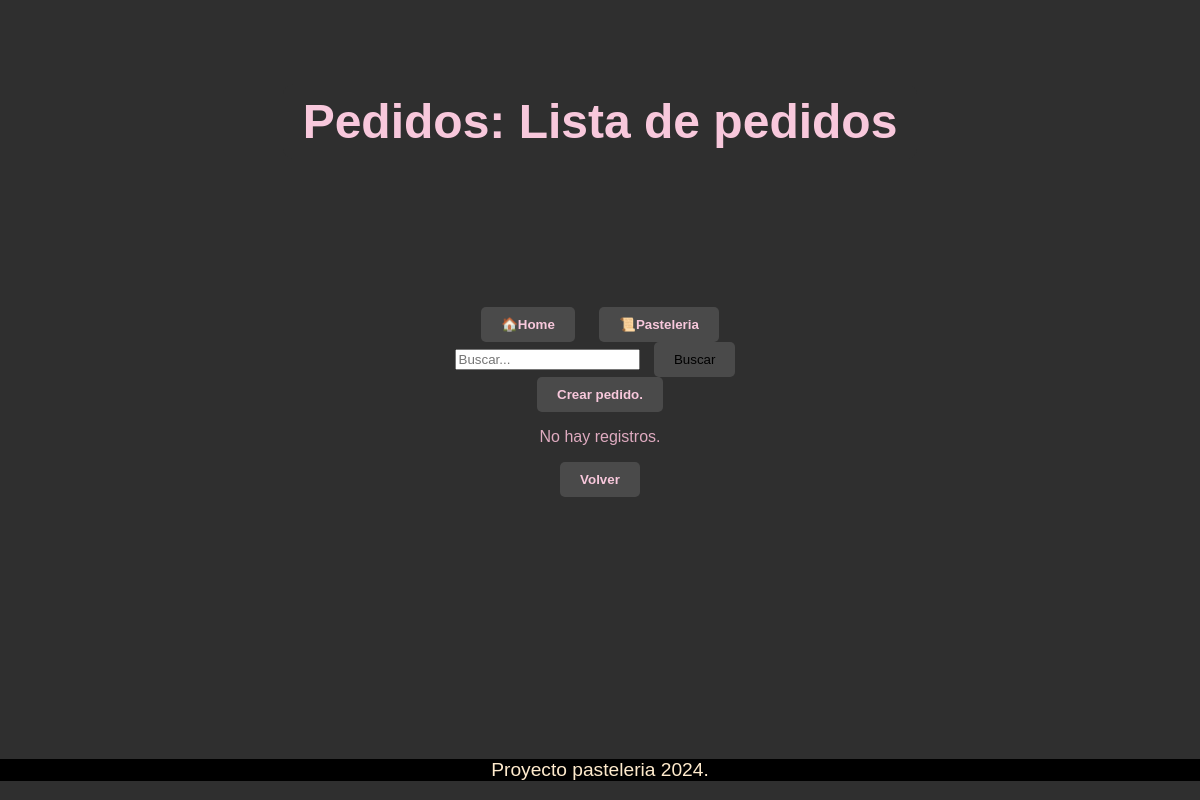
Before: /pasteleria/pedido/list with the older database file.
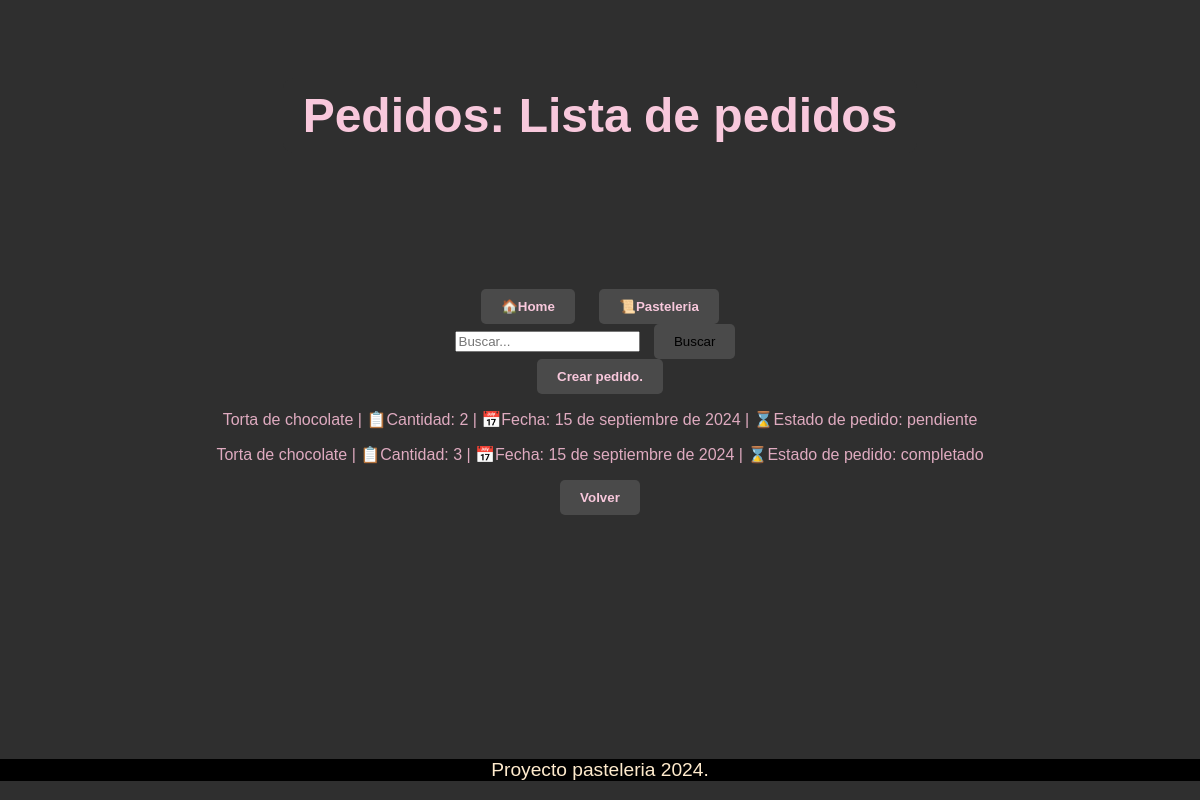
After: the same page with the newer database file.
### pasteleria/models.py (models this page shows, shortened)
class Pedido(models.Model):
    cliente = models.ForeignKey(Cliente, on_delete=models.CASCADE)
    torta = models.ForeignKey(Torta, on_delete=models.CASCADE)
    cantidad = models.IntegerField()
    fecha_pedido = models.DateField()
    estado = models.CharField(max_length=50, choices=[('pendiente', 'Pendiente'), ('completado', 'Completado')])

class Torta(models.Model):
    nombre = models.CharField(max_length=100, unique=True)
    descripcion = models.TextField()
    precio = models.DecimalField(max_digits=6, decimal_places=2)
    def __str__(self):
        return self.nombre

### pasteleria/views.py (the view)
# urls.py: path("pedido/list", views.pedido_list, name="pedido_list"),
def pedido_list(request):
    query = request.GET.get("q")
    if query:
        pedido = Pedido.objects.filter(nombre__icontains=query)
    else:
        pedidos = Pedido.objects.all()
    contexto = {'pedidos' : pedidos}
    return render(request, 'pasteleria/pedido_list.html', contexto)

### pasteleria/templates/pasteleria/pedido_list.html
{% extends 'core/base.html' %}
{% block header %}
    Pedidos: Lista de pedidos
{% endblock header %}
{% block main %}
<form action="{% url 'pasteleria:pedido_list' %}" method="get">
    <input type="text" name="q" placeholder="Buscar...">
    <button type="submit">Buscar</button>
</form>
<button>
    <a href="{% url 'pasteleria:pedido_create' %}">Crear pedido.</a>
</button>
    <div>
        {% for pedido in pedidos %}
            <p> {{ pedido.nombre }} {{ pedido.torta }} | 📋Cantidad: {{ pedido.cantidad }} | 📅Fecha: {{ pedido.fecha_pedido }} | ⌛Estado de pedido: {{ pedido.estado }}</p>
            {% empty %}
            <p>No hay registros.</p>
        {% endfor %}
    </div>
    <button><a href="{% url 'pasteleria:index' %}"> Volver </a></button>
{% endblock main %}

Changed rows visible on the page:
added Pedido: torta "Torta de chocolate", cantidad "2", fecha_pedido "15 de septiembre de 2024", estado "pendiente"
added Pedido: torta "Torta de chocolate", cantidad "3", fecha_pedido "15 de septiembre de 2024", estado "completado"
Other visible differences:
text no longer shown: "No hay registros."
